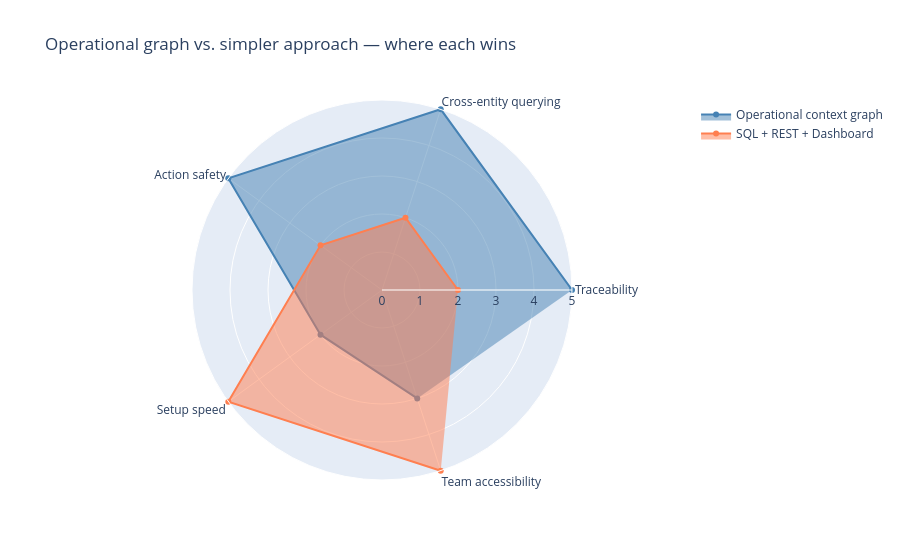

Notebook cell for this chart:
### Markdown cell above
---

## 7. When Is This Pattern Worth It?

The operational context graph adds real complexity. It's worth it when **all three** of these are true:

| Condition | AI4I | SECOM | Typical real factory? |
|---|---|---|---|
| Entities have meaningful relationships to each other | ✅ Machine → ToolRun → FailureMode | ✅ Lot → SPCAlarm features | Usually yes |
| Decisions require checking state across multiple entities | ✅ Is this machine type prone to this failure? | ✅ Which alarms co-occur in failing lots? | Usually yes |
| Actions must be governed and audited | ✅ | ✅ | Regulatory requirement in most fabs |

**When a simpler approach (SQL + REST + dashboard) is sufficient:**
- Single entity type with no meaningful cross-entity queries
- Actions don't need precondition checks against live state
- No traceability requirement
- Team is not comfortable with graph databases

### Code cell
# Radar chart: operational graph vs simple approach on 5 dimensions
import plotly.graph_objects as go

categories = [
    "Traceability", "Cross-entity\nquerying", "Action safety",
    "Setup speed", "Team accessibility"
]

fig = go.Figure()
fig.add_trace(go.Scatterpolar(
    r=[5, 5, 5, 2, 3],  # operational graph
    theta=categories, fill='toself',
    name='Operational context graph',
    line_color='steelblue',
))
fig.add_trace(go.Scatterpolar(
    r=[2, 2, 2, 5, 5],  # simple SQL+dashboard
    theta=categories, fill='toself',
    name='SQL + REST + Dashboard',
    line_color='coral',
))
fig.update_layout(
    polar=dict(radialaxis=dict(visible=True, range=[0, 5])),
    title="Operational graph vs. simpler approach — where each wins",
    showlegend=True,
)
fig.show()

### Figure 1 — Plotly figure (JSON) as saved in the notebook; plotly's stock layout.template omitted (floating-point values rounded to 4 significant figures)
{"data": [{"fill": "toself", "line": {"color": "steelblue"}, "name": "Operational context graph", "r": [5, 5, 5, 2, 3], "theta": ["Traceability", "Cross-entity\nquerying", "Action safety", "Setup speed", "Team accessibility"], "type": "scatterpolar"}, {"fill": "toself", "line": {"color": "coral"}, "name": "SQL + REST + Dashboard", "r": [2, 2, 2, 5, 5], "theta": ["Traceability", "Cross-entity\nquerying", "Action safety", "Setup speed", "Team accessibility"], "type": "scatterpolar"}], "layout": {"polar": {"radialaxis": {"range": [0, 5], "visible": true}}, "showlegend": true, "title": {"text": "Operational graph vs. simpler approach — where each wins"}}}
